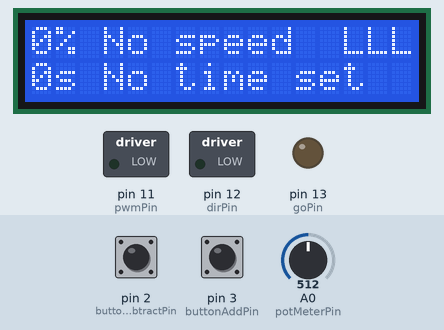
This sketch was run on a simulated Arduino Uno, built with avr-gcc and run on an emulated ATmega328P. Parts: 16×2 character LCD, switched loads named in the sketch (green lamp = pin HIGH), output pins drawn as LEDs (lit = HIGH). The test bench sets the inputs (shaded band); at power-on: A0 (potMeterPin) = 512, pin 3 (buttonAddPin) LOW, pin 2 (buttonSubtractPin) LOW.

Above: at 5.3 s.
5.4 s: A0 (potMeterPin) set to 548
6.9 s: A0 (potMeterPin) set to 563
At 8.0 s:
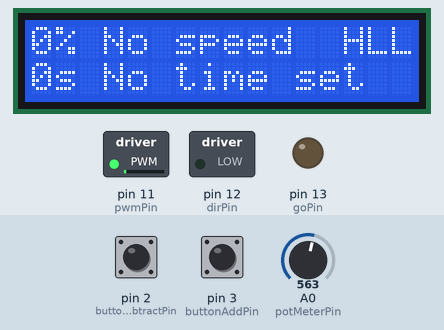
8.4 s: pin 3 (buttonAddPin) pulled HIGH for 1 s
At 10.3 s:
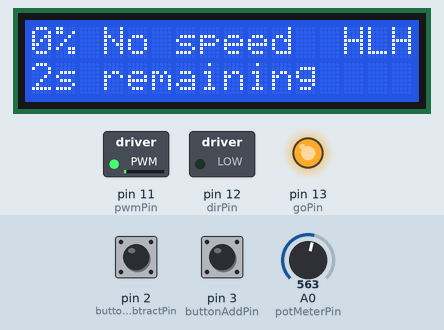
12.2 s: A0 (potMeterPin) set to 716
At 13.1 s:
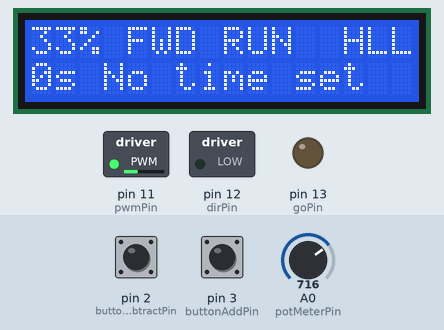
13.7 s: pin 3 (buttonAddPin) pulled HIGH for 3.2 s
At 17.6 s:
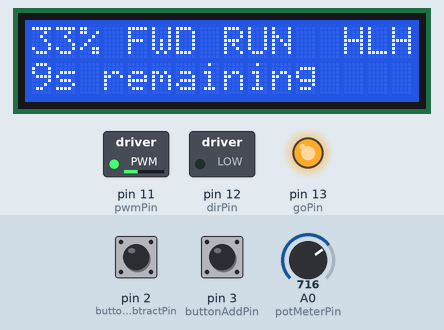
18.4 s: A0 (potMeterPin) set to 306
At 26.3 s:
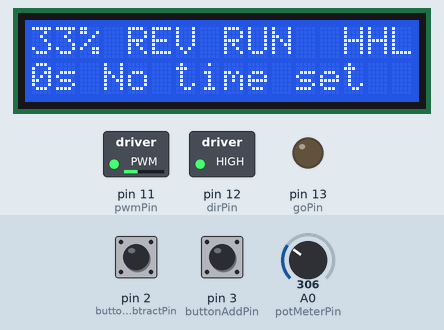
Timing chart, 0 to 27.5 s (numbered marks = the images above; inputs shaded):
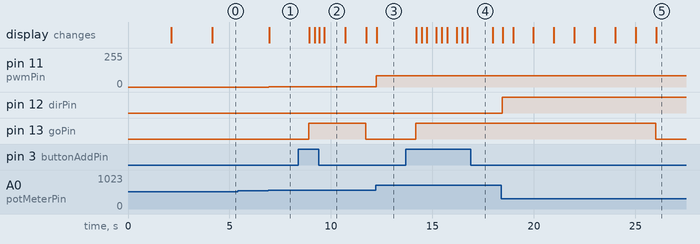

Measured:
- the behaviour switches between 562 and 563 on A0 (potMeterPin) (found by bisection; images 0 and 1)
- after the input at 5.4 s, every drawn part: stays the same
- after the input at 6.9 s, pin 11 (pwmPin): 0/255 → 1/255 at once; the display: changes after 0.07 s (image 1)
- after the input at 8.4 s, pin 13 (goPin): LOW → HIGH after 0.50 s, → LOW 2.8 s later; the display: first changes after 0.53 s (image 2 shows a later state)
- after the input at 12.2 s, pin 11 (pwmPin): 1/255 → 85/255 at once; the display: changes after 0.06 s (image 3)
- after the input at 13.7 s, pin 13 (goPin): LOW → HIGH after 0.47 s; the display: first changes after 0.50 s (image 4 shows a later state)
- after the input at 18.4 s, pin 11 (pwmPin): 85/255 → 86/255 at once; pin 12 (dirPin): LOW → HIGH at once; the display: first changes after 0.07 s (image 5 shows a later state)
- what the display in image 2 shows lasts 1.0 s, from 9.7 s to 10.7 s

The sketch:

0_handkontroll_VFD_output.ino
```cpp
const String vers = "Version 1.2";
const String date = "Date 16.01.2023";
#include <LiquidCrystal_I2C.h>
  LiquidCrystal_I2C lcd(0x27,16,2);
//0x27 er adressen, man kan ha 128 st på samme arduino pins om de har ulike adress
//16 er antall  tegn per rad, 2 er rader

#define potMeterPin A0
#define buttonSubtractPin 2
#define buttonAddPin 3
#define pwmPin 11
#define dirPin 12
#define goPin 13

//Variables
byte timer = 0;
boolean GO = 0; //0 is stopped, 1 is run
boolean DIR = 0; //1 is reverse 0 is forward
byte PWM = 0; //the rotation speed 0-255

void setup() {
//Setup in and outputs
pinMode(potMeterPin, INPUT);
pinMode(buttonAddPin,INPUT);
pinMode(buttonSubtractPin,INPUT);
pinMode(pwmPin,OUTPUT);
pinMode(dirPin,OUTPUT);
pinMode(goPin,OUTPUT);
  // print welcome message and setup static text
setupDisplay();
}

void loop() {
readPotMeter();
updateButtons();
updateTimer();
updateOutputs();
updateDisplay();
delay(20);
}
```

buttonFunctions.ino
```cpp
//denne tab leser av knappene
void updateButtons() {
const int buttonDelay = 200;
  //Mål knappene
boolean buttonAdd = digitalRead(buttonAddPin);
boolean buttonSubtract = digitalRead(buttonSubtractPin);
if(buttonAdd && buttonSubtract){
  timer = 0;
  delay(buttonDelay);
} else{
if(buttonAdd == HIGH){
  timer++;
  if(timer>99){
    timer=99;
  }
  delay(buttonDelay);
}
if(buttonSubtract == HIGH && timer>0){
  timer--;
  delay(buttonDelay);
  }
}
}
```

displayFunctions.ino
```cpp
//This tab sets up the display functions that the main program uses
void setupDisplay(){
lcd.init();  // initialize the lcd
lcd.backlight(); //Turns on the backlight
//Display welcome message
lcd.print("Handkontroll");
lcd.setCursor(0,1);
lcd.print("til motorstyring");
delay(2000);
lcd.clear();//Empties the screen
lcd.setCursor(0,0);
lcd.setCursor(0,0);
lcd.print(vers);
lcd.setCursor(0,1);
lcd.print(date);
delay(2000);
lcd.clear();
}


void updateDisplay(){

  //Print potmeter data, can be moved to it's own tab
 byte percent = map(PWM,0,255,0,100);
 lcd.setCursor(0, 0);
 if(percent==0){
  lcd.print("0% No speed  ");
 } else{
  lcd.print(percent);
  if(DIR==0){
  lcd.print("% FWD RUN ");
  } else {
  lcd.print("% REV RUN ");
  }
 }
 lcd.setCursor(0, 1);
 if(timer==0){
   lcd.print("0s No time set  ");
   } else {
    lcd.print(timer);
    if(PWM==0){
      lcd.print("s set time     ");
    }else{
      lcd.print("s remaining   ");
    }
       } lcd.setCursor(13, 0);

 if (PWM!=0){
  lcd.print("H");
 } else{
  lcd.print("L");
 }
 if (DIR==1){
  lcd.print("H");
 } else{
  lcd.print("L");
 }
 if (GO==1){
  lcd.print("H");
 } else{
  lcd.print("L");
 }

}
```

outputFunctions.ino
```cpp
//here we send the signals to the VFD
void updateOutputs(){

//Run the motor only when time and pwm is on
if(PWM!=0 && timer>0){
  GO=1;
} else{
  GO=0;
}

  analogWrite(pwmPin,PWM);
digitalWrite(dirPin,DIR);
digitalWrite(goPin,GO);
}
```

potmeterFunctions.ino
```cpp
//This tab reads and displays the potentiometer value
void readPotMeter(){
// read the input on analog pin
  int sensorVerdi = analogRead(potMeterPin);
//beregene ranges
const int deadZone = 50;
int reverseRange =1023/2-deadZone;
int forwardRange =1023/2+deadZone;
  //Check where it falls and print accordingly
  if(sensorVerdi<reverseRange){ //reverse dir
  PWM = map(sensorVerdi,0,reverseRange,255,0); //map(value, fromLow, fromHigh, toLow, toHigh)
  DIR =1;
  }
  if(sensorVerdi>reverseRange && sensorVerdi<forwardRange){ //Stopped
  PWM = 0;
  }
 if(sensorVerdi>forwardRange){ //Forward
  PWM = map(sensorVerdi,forwardRange,1023,0,255); //map(value, fromLow, fromHigh, toLow, toHigh)
  DIR =0;
  }
 return sensorVerdi;
 }
```

timerFunctions.ino
```cpp
//Denna tab tar tiden och printar resultatet
unsigned int nextSec = 0;
void updateTimer(){
//check ig
unsigned int timeNow = millis();
if(timeNow>nextSec && PWM!=0 && timer>0){ //Only count down timer if the motor is running (and there is time left)
 timer--;
nextSec=timeNow+1000;
}

}
```
